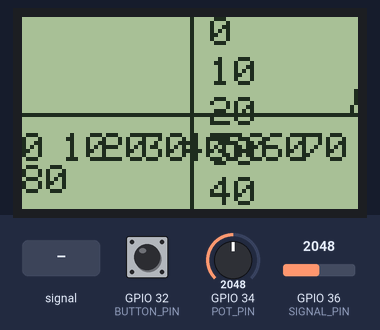
Bench run of a program on a simulated ESP32. Shown: 84×48 one-colour display. The inputs (shaded band) are chosen by the test bench; at power-on: GPIO 34 (POT_PIN) = 2048, GPIO 36 (SIGNAL_PIN) = 2048, GPIO 32 (BUTTON_PIN) HIGH. Nothing arrives over Bluetooth unless stated.

Above: at 1.8 s.
1.9 s: GPIO 36 (SIGNAL_PIN) fed a 200 Hz sine of ±327 counts around its level
At 2.9 s:
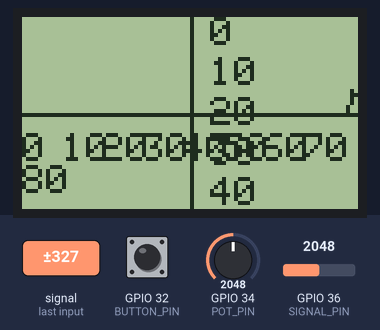
4.6 s: GPIO 34 (POT_PIN) set to 2866
At 6.1 s:
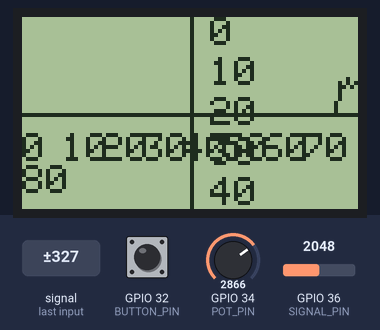
7.8 s: GPIO 36 (SIGNAL_PIN) set to 2866
At 9.3 s:
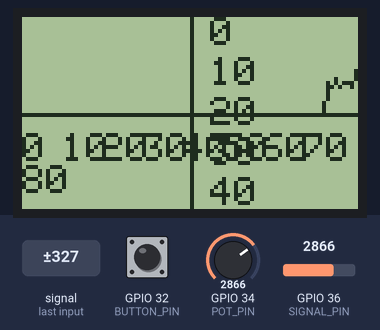
11.0 s: GPIO 36 (SIGNAL_PIN) fed a 1000 Hz sine of ±1023 counts around its level
At 14.1 s:
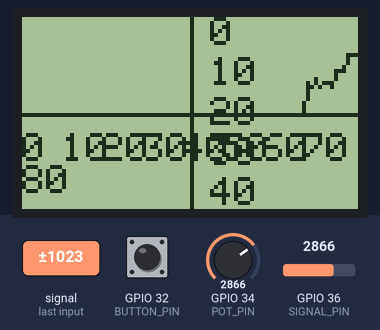
14.2 s: GPIO 32 (BUTTON_PIN) pulled LOW for 1 s
At 16.0 s:
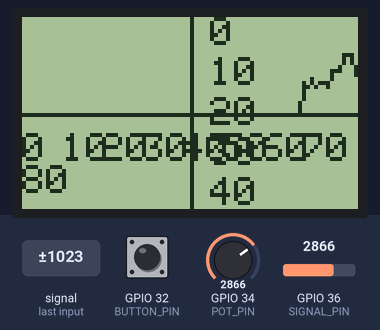
17.7 s: GPIO 34 (POT_PIN) set to 3603
At 19.2 s:
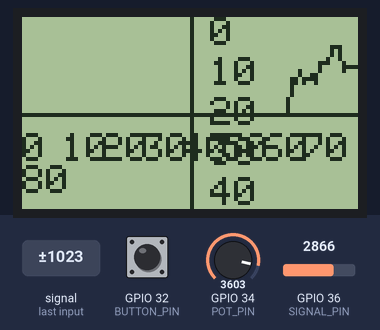
Timing chart, 0 to 20.7 s (numbered marks = the images above; inputs shaded):
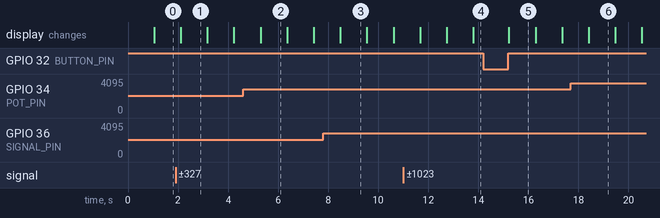

The program:

main.cpp
```cpp
#include <SPI.h>
#include <Adafruit_GFX.h>
#include <Adafruit_PCD8544.h>
#include <BluetoothSerial.h>

BluetoothSerial SerialBT;

#define SCREEN_SCE  15   // Pin del chip select (CS)
#define SCREEN_RST  2   // Pin de reset
#define SCREEN_DC   4   // Pin de comando/datos
#define SCREEN_SDIN 23  // Pin de entrada de datos (MOSI)
#define SCREEN_SCLK 18  // Pin de reloj (SCLK)

#define POT_PIN     34  // Pin analógico para el potenciómetro
#define SIGNAL_PIN  36  // Pin analógico para la señal

#define BUTTON_PIN 32  // Pin donde está conectado el botón

// Número de puntos en la pantalla
#define NUM_POINTS  84

// Factor de escala para ajustar la amplitud de la señal
#define SCALE_FACTOR 2

Adafruit_PCD8544 display = Adafruit_PCD8544(SCREEN_SCLK, SCREEN_SDIN, SCREEN_DC, SCREEN_SCE, SCREEN_RST);

int signalValues[NUM_POINTS]; // Almacena los valores de la señal

// Definiciones de señales
#define SINE_WAVE 1
#define SQUARE_WAVE 2

int signalType = SINE_WAVE; // Tipo de señal inicial: senoidal

int generateSignal() {
  static float angle = 0;

  switch (signalType) {
    case SINE_WAVE:
      // Generar señal senoidal
      return (int)(2047 * sin(angle)); // Escalar la señal a 0-4095
      break;
    case SQUARE_WAVE:
      // Generar señal cuadrada
      return angle < PI ? 4095 : 0; // Alternar entre 0 y 4095
      break;
    default:
      return 0;
      break;
  }
}

void setup() {
  pinMode(BUTTON_PIN, INPUT_PULLUP);
  Serial.begin(115200);
  SerialBT.begin("ESP32_BT");

  display.begin();
  display.setContrast(60);


  // Inicializa el array de valores de la señal
  for (int i = 0; i < NUM_POINTS; i++) {
    signalValues[i] = 0;
  }
}

void loop() {
  int valorPotenciometro = analogRead(34); // Cambiado a pin 34
  SerialBT.println(valorPotenciometro);
  delay(1000);

  int buttonState = digitalRead(BUTTON_PIN);

   if (buttonState == LOW) {
    delay(50); // Retardo para evitar rebotes del botón
    if (digitalRead(BUTTON_PIN) == LOW) { // Verificar que el botón sigue presionado después del retardo
      // Cambiar el tipo de señal
      if (signalType == SINE_WAVE) {
        signalType = SQUARE_WAVE; // Cambiar a señal cuadrada
      } else {
        signalType = SINE_WAVE; // Cambiar a señal senoidal
      }
      // Esperar hasta que se libere el botón
      while (digitalRead(BUTTON_PIN) == LOW) {
        delay(10);
      }
    }
  }

  // Lee el valor del potenciómetro para ajustar la escala vertical
  int scaleValue = analogRead(POT_PIN);
  float scaleFactor = map(scaleValue, 0, 4095, 1, 10) / 10.0;

  // Lee el valor de la señal analógica
  int signalValue = analogRead(SIGNAL_PIN);

  // Agrega el valor al array de la señal
  for (int i = 0; i < NUM_POINTS - 1; i++) {
    signalValues[i] = signalValues[i + 1];
  }
  signalValues[NUM_POINTS - 1] = signalValue;

  // Limpia la pantalla
  display.clearDisplay();

  // Dibujar ejes X e Y
  display.drawLine(0, display.height() / 2, display.width(), display.height() / 2, BLACK); // Eje X
  display.drawLine(display.width() / 2, 0, display.width() / 2, display.height(), BLACK); // Eje Y

  // Dibujar valores de escala en el eje X
  for (int i = 0; i < display.width(); i += 10) {
    // Establece el tamaño del texto para los valores de escala

    display.setCursor(i, display.height() / 2 + 5);
    display.print(i);
  }

  // Dibujar valores de escala en el eje Y
  for (int i = 0; i < display.height(); i += 10) {
    // Establece el tamaño del texto para los valores de escala

    display.setCursor(display.width() / 2 + 5, i);
    display.print(i);
  }

  // Dibuja la señal en la pantalla
  for (int i = 0; i < NUM_POINTS - 1; i++) {
    int y1 = map(signalValues[i] * scaleFactor, 0, 4095, display.height() / 2, 0);
    int y2 = map(signalValues[i + 1] * scaleFactor, 0, 4095, display.height() / 2, 0);
    display.drawLine(i, y1, i + 1, y2, BLACK);
  }

  // Muestra la pantalla
  display.display();

  delay(50);  // Ajusta el retardo según sea necesario
}
```

Measured:
- what the display in image 1 shows lasts 1.1 s, from 2.1 s to 3.2 s
